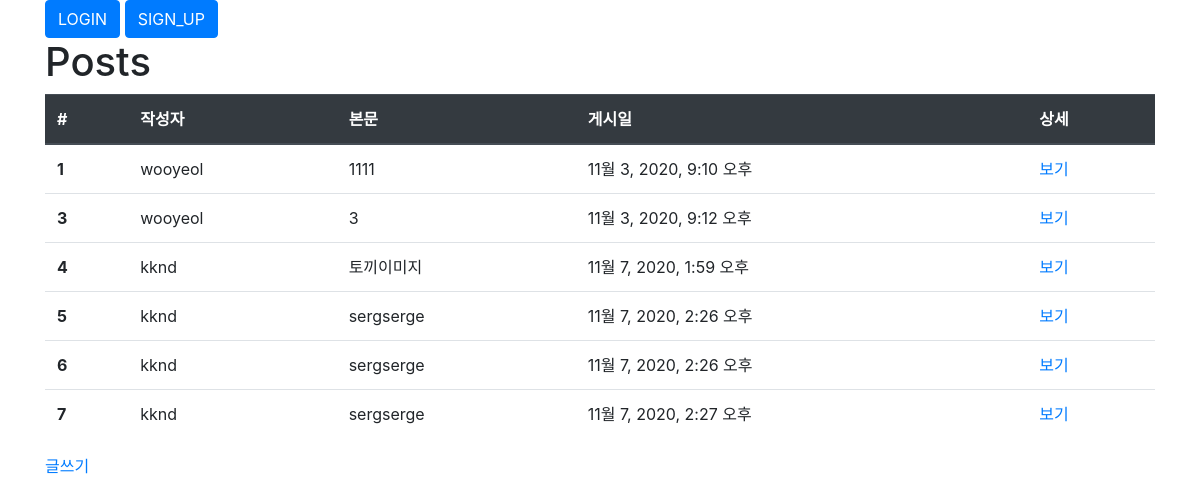
/posts/, run on the app's committed database.
### posts/models.py (models this page shows, shortened)
class Post(models.Model):
    user = models.ForeignKey(User, on_delete=models.CASCADE, null=False)
    body = models.TextField()
    image = models.ImageField(upload_to='posts', null=True)
    created_at = models.DateTimeField()
    liked_users = models.ManyToManyField(User, related_name='liked_posts')

### posts/views.py (the view)
# urls.py: path('', views.index, name='index'),
def index(request):
    posts = Post.objects.all()
    context = {'posts': posts}
    return render(request, 'posts/index.html', context)

### posts/templates/posts/index.html (shortened to what this page needs)
{% extends "base.html" %}
{% load static %}
{% block style %}
<link rel="stylesheet" href="{% static 'style.css'%}" type="text/css" />
<link rel="stylesheet" href="{% static 'posts/style.css'%}" type="text/css" />
{% endblock %}
  {% block content %}
  <div class="container">
    <h1>Posts</h1>
    {% if posts %}
    <table class="table">
      <thead class="thead-dark">
          <tr>
            <th>#</th>
            <th>작성자</th>
            <th>본문</th>
            <th>게시일</th>
            <th>상세</th>
          </tr>
        </thead>
        <tbody>
          {% for post in posts %}
            <tr>
              <th>{{ post.id }}</th>
              <td>{{ post.user.get_username }}</td>
              <td>{{ post.body }}</td>
              <td>{{ post.created_at }}</td>
              <td><a href="{% url 'posts:detail' post.id %}">보기</a></td>
            </tr>
          {% endfor %}
        </tbody>
      </table>
    {% else %}
      <p>No Posts.</p>
    {% endif %}
    <a href="{% url 'posts:new' %}">글쓰기</a>
    {% endblock %}

### templates/base.html (shortened to what this page needs)
{% load static %}
<!DOCTYPE html>
<html>
  <head>
    <link
      rel="stylesheet"
      href="https://cdn.jsdelivr.net/npm/bootstrap@4.5.3/dist/css/bootstrap.min.css"
    />
    <link rel="stylesheet" href="{% static 'style.css'%}" type="text/css" />
    {% block style %} {% endblock %}
  </head>
  <body>
    {% if user.is_authenticated %}
    <div class="container">
      <form action="{% url 'accounts:logout' %}" method="POST">
        {% csrf_token %} {{ user.get_username }}님 환영합니다.
        <button type="submit" class="btn btn-primary">LOGOUT</button>
      </form>
    </div>
    {% else %}
    <div class="container">
      <a href="{% url 'accounts:login' %}">
        <button type="button" class="btn btn-primary">LOGIN</button>
      </a>
      <a href="{% url 'accounts:sign_up' %}">
        <button type="button" class="btn btn-primary">SIGN_UP</button>
      </a>
    </div>
    {% endif %} {% block content %} {% endblock %}
  </body>
</html>

### static/style.css (style rules this page uses)
* { margin:0px; padding:0px; box-sizing: border-box; }

### data on the page
Post: id "1", user.get_username "wooyeol", body "1111", created_at "11월 3, 2020, 9:10 오후"
Post: id "3", user.get_username "wooyeol", body "3", created_at "11월 3, 2020, 9:12 오후"
Post: id "4", user.get_username "kknd", body "토끼이미지", created_at "11월 7, 2020, 1:59 오후"
Post: id "5", user.get_username "kknd", body "sergserge", created_at "11월 7, 2020, 2:26 오후"
Post: id "6", user.get_username "kknd", body "sergserge", created_at "11월 7, 2020, 2:26 오후"
Post: id "7", user.get_username "kknd", body "sergserge", created_at "11월 7, 2020, 2:27 오후"
